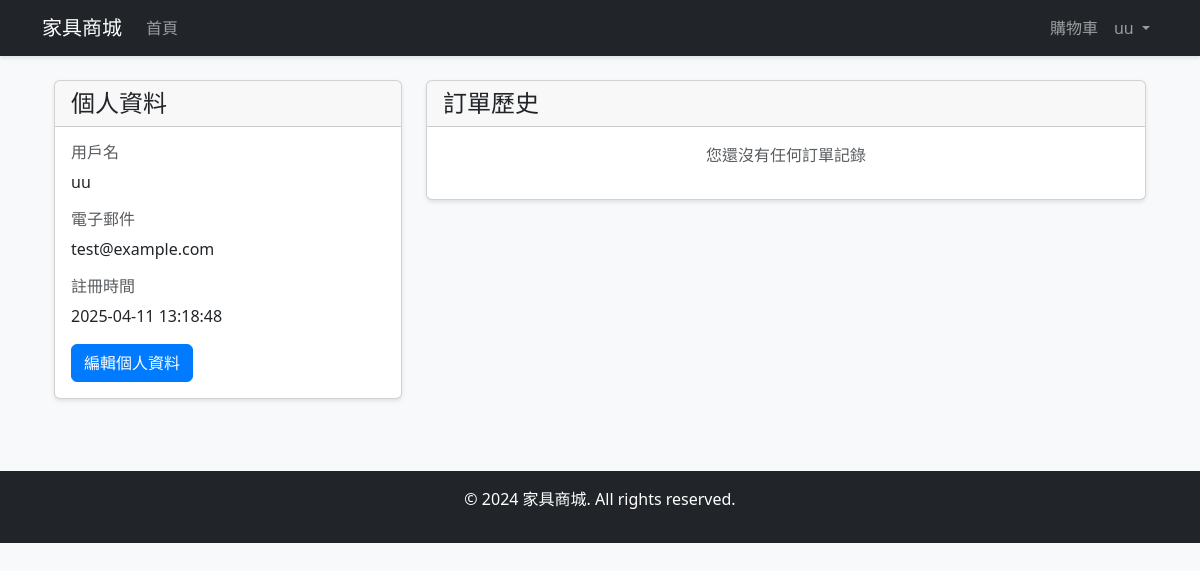
The app's page /profile (signed in) with its own data.
### app.py (models this page shows)
class User(UserMixin, db.Model):
    id = db.Column(db.Integer, primary_key=True)
    username = db.Column(db.String(80), unique=True, nullable=False)
    password_hash = db.Column(db.String(120), nullable=False)
    email = db.Column(db.String(120), unique=True, nullable=False)
    created_at = db.Column(db.DateTime, nullable=False, default=datetime.utcnow)
    orders = db.relationship('Order', backref='user', lazy=True)

### app.py (the view)
@app.route('/profile')
@login_required
def profile():
    orders = Order.query.filter_by(user_id=current_user.id).order_by(Order.created_at.desc()).all()
    return render_template('profile.html', orders=orders)

### app.py (called while the page is built)
@login_manager.user_loader
def load_user(user_id):
    return User.query.get(int(user_id))

### templates/profile.html
{% extends "base.html" %}
{% block content %}
<div class="container">
    <div class="row">
        <div class="col-md-4">
            <div class="card mb-4">
                <div class="card-header">
                    <h4 class="mb-0">個人資料</h4>
                </div>
                <div class="card-body">
                    <div class="mb-3">
                        <h6 class="text-muted">用戶名</h6>
                        <p>{{ current_user.username }}</p>
                    </div>
                    <div class="mb-3">
                        <h6 class="text-muted">電子郵件</h6>
                        <p>{{ current_user.email }}</p>
                    </div>
                    <div class="mb-3">
                        <h6 class="text-muted">註冊時間</h6>
                        <p>{{ current_user.created_at.strftime('%Y-%m-%d %H:%M:%S') }}</p>
                    </div>
                    <a href="{{ url_for('edit_profile') }}" class="btn btn-primary">編輯個人資料</a>
                </div>
            </div>
        </div>
        <div class="col-md-8">
            <div class="card">
                <div class="card-header">
                    <h4 class="mb-0">訂單歷史</h4>
                </div>
                <div class="card-body">
                    {% if orders %}
                        <div class="table-responsive">
                            <table class="table">
                                <thead>
                                    <tr>
                                        <th>訂單編號</th>
                                        <th>日期</th>
                                        <th>商品</th>
                                        <th>數量</th>
                                        <th>總價</th>
                                        <th>狀態</th>
                                    </tr>
                                </thead>
                                <tbody>
                                    {% for order in orders %}
                                    <tr>
                                        <td>{{ order.id }}</td>
                                        <td>{{ order.created_at.strftime('%Y-%m-%d %H:%M:%S') }}</td>
                                        <td>
                                            {% for item in order.items %}
                                                {{ item.product.name }}<br>
                                            {% endfor %}
                                        </td>
                                        <td>
                                            {% for item in order.items %}
                                                {{ item.quantity }}<br>
                                            {% endfor %}
                                        </td>
                                        <td>${{ "%.2f"|format(order.total_price) }}</td>
                                        <td>
                                            {% if order.status == 'pending' %}
                                                <span class="badge bg-warning">待處理</span>
                                            {% elif order.status == 'processing' %}
                                                <span class="badge bg-info">處理中</span>
                                            {% elif order.status == 'completed' %}
                                                <span class="badge bg-success">已完成</span>
                                            {% elif order.status == 'cancelled' %}
                                                <span class="badge bg-danger">已取消</span>
                                            {% endif %}
                                        </td>
                                    </tr>
                                    {% endfor %}
                                </tbody>
                            </table>
                        </div>
                    {% else %}
                        <p class="text-center text-muted">您還沒有任何訂單記錄</p>
                    {% endif %}
                </div>
            </div>
        </div>
    </div>
</div>
{% endblock %}

### templates/base.html (shortened to what this page needs)
<!DOCTYPE html>
<html lang="zh-TW">
<head>
    <link href="https://cdn.jsdelivr.net/npm/bootstrap@5.3.0/dist/css/bootstrap.min.css" rel="stylesheet">
    <link rel="stylesheet" href="{{ url_for('static', filename='css/style.css') }}">
</head>
<body>
    <nav class="navbar navbar-expand-lg navbar-dark bg-dark">
        <div class="container">
            <a class="navbar-brand" href="{{ url_for('index') }}">家具商城</a>
            <div class="collapse navbar-collapse" id="navbarNav">
                <ul class="navbar-nav me-auto">
                    <li class="nav-item">
                        <a class="nav-link" href="{{ url_for('index') }}">首頁</a>
                    </li>
                </ul>
                <ul class="navbar-nav">
                    {% if current_user.is_authenticated %}
                    <li class="nav-item">
                        <a class="nav-link" href="{{ url_for('cart') }}">購物車</a>
                    </li>
                    <li class="nav-item dropdown">
                        <a class="nav-link dropdown-toggle" href="#" id="navbarDropdown" role="button" data-bs-toggle="dropdown" aria-expanded="false">
                            {{ current_user.username }}
                        </a>
                    </li>
                    {% endif %}
                </ul>
            </div>
        </div>
    </nav>
    <div class="container mt-4">
        {% block content %}{% endblock %}
    </div>
    <footer class="bg-dark text-white mt-5 py-3">
        <div class="container text-center">
            <p>&copy; 2024 家具商城. All rights reserved.</p>
        </div>
    </footer>
</body>
</html>

### static/css/style.css (style rules this page uses)
body { background-color: #f8f9fa; }
.navbar { box-shadow: 0 2px 4px rgba(0,0,0,.1); }
.card { transition: transform 0.2s; box-shadow: 0 2px 4px rgba(0,0,0,.1); }
.btn-primary { background-color: #007bff; border-color: #007bff; }

### records on screen
User: username "uu", email "test@example.com", created_at "2025-04-11 13:18:48"
